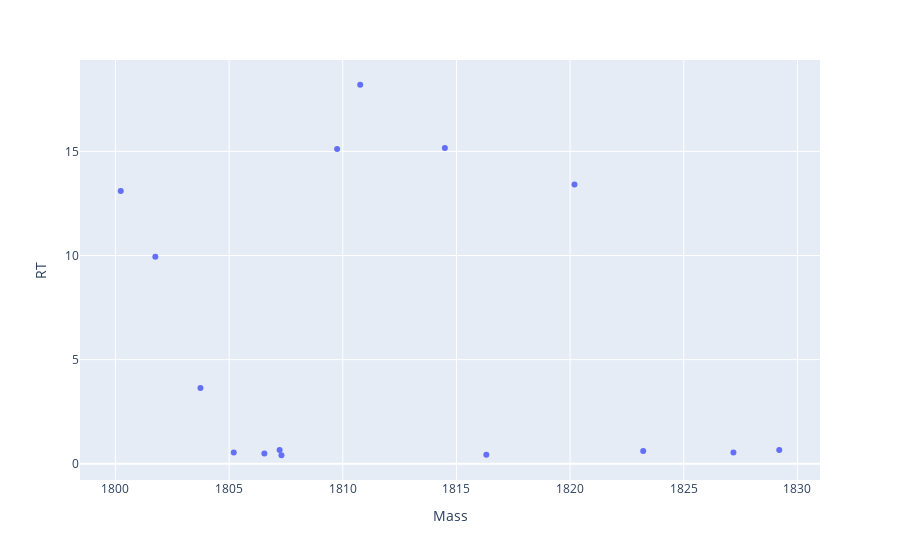

This figure's notebook cell:
### Code cell
# plotly_zone(df_control[(df_control.Mass>24000)&(df_control.Mass<26000)], y='Vol')
# plotly_zone(df_control_alkb[(df_control_alkb.Mass>24000)&(df_control_alkb.Mass<26000)], y='Vol')
# plotly_zone(df_control[df_control.Mass>5000], y='Vol')
# plotly_zone(df_control_alkb[df_control_alkb.Mass>5000], y='Vol')
plotly_zone(df_alkb[(df_alkb.Mass<1830)&(df_alkb.Mass>1800)])

### Figure 1 — Plotly figure (JSON) as saved in the notebook; plotly's stock layout.template omitted (floating-point values rounded to 4 significant figures)
{"data": [{"hovertemplate": "Mass=%{x}<br>RT=%{y}<extra></extra>", "legendgroup": "", "marker": {"color": "#636efa", "symbol": "circle"}, "mode": "markers", "name": "", "orientation": "v", "showlegend": false, "type": "scatter", "x": [1823.0, 1816.0, 1807.0, 1807.0, 1805.0, 1829.0, 1807.0, 1810.0, 1800.0, 1804.0, 1820.0, 1814.0, 1811.0, 1802.0, 1827.0], "xaxis": "x", "y": [0.6082, 0.4276, 0.655, 0.4089, 0.5411, 0.655, 0.4941, 15.12, 13.1, 3.644, 13.41, 15.16, 18.2, 9.945, 0.5411], "yaxis": "y"}], "layout": {"legend": {"tracegroupgap": 0}, "margin": {"t": 60}, "xaxis": {"anchor": "y", "domain": [0, 1], "title": {"text": "Mass"}}, "yaxis": {"anchor": "x", "domain": [0, 1], "title": {"text": "RT"}}}}
